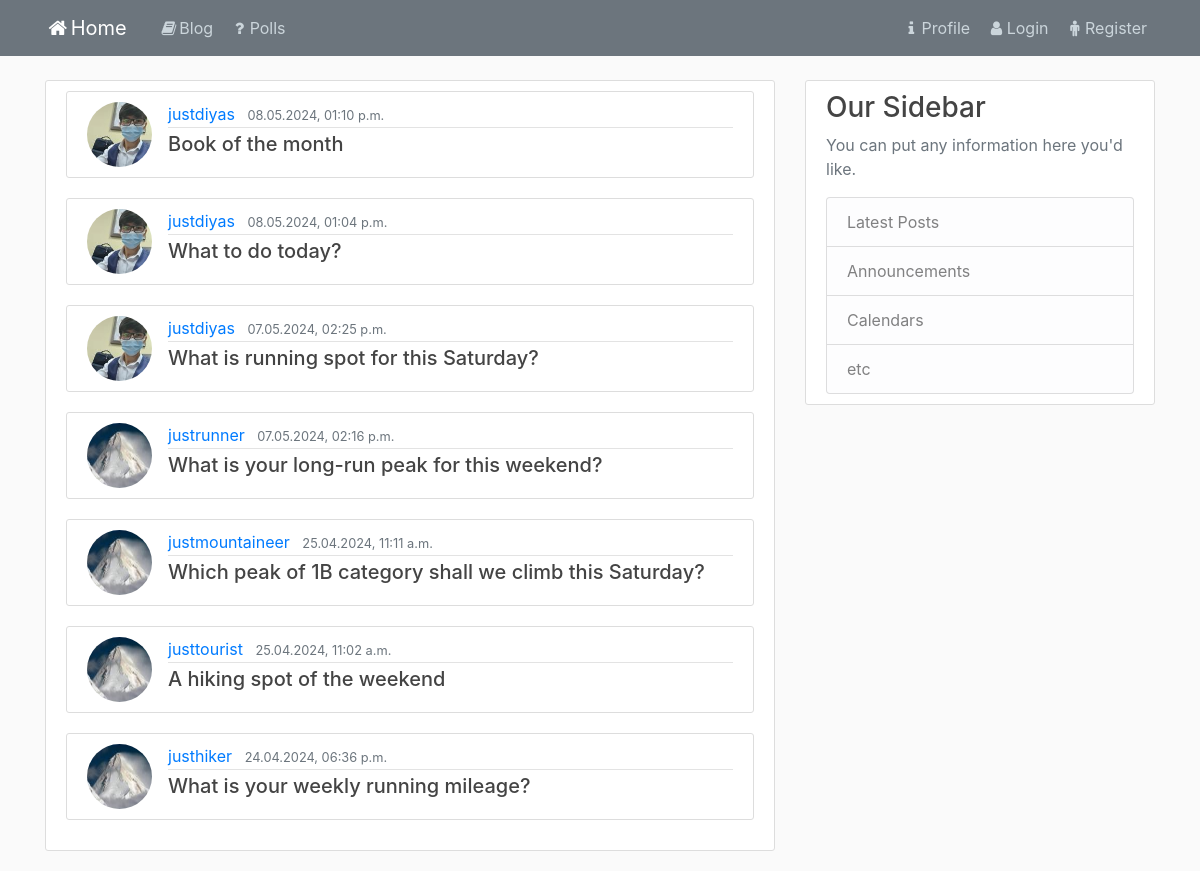
/polls/, run on an earlier commit of the app's database.
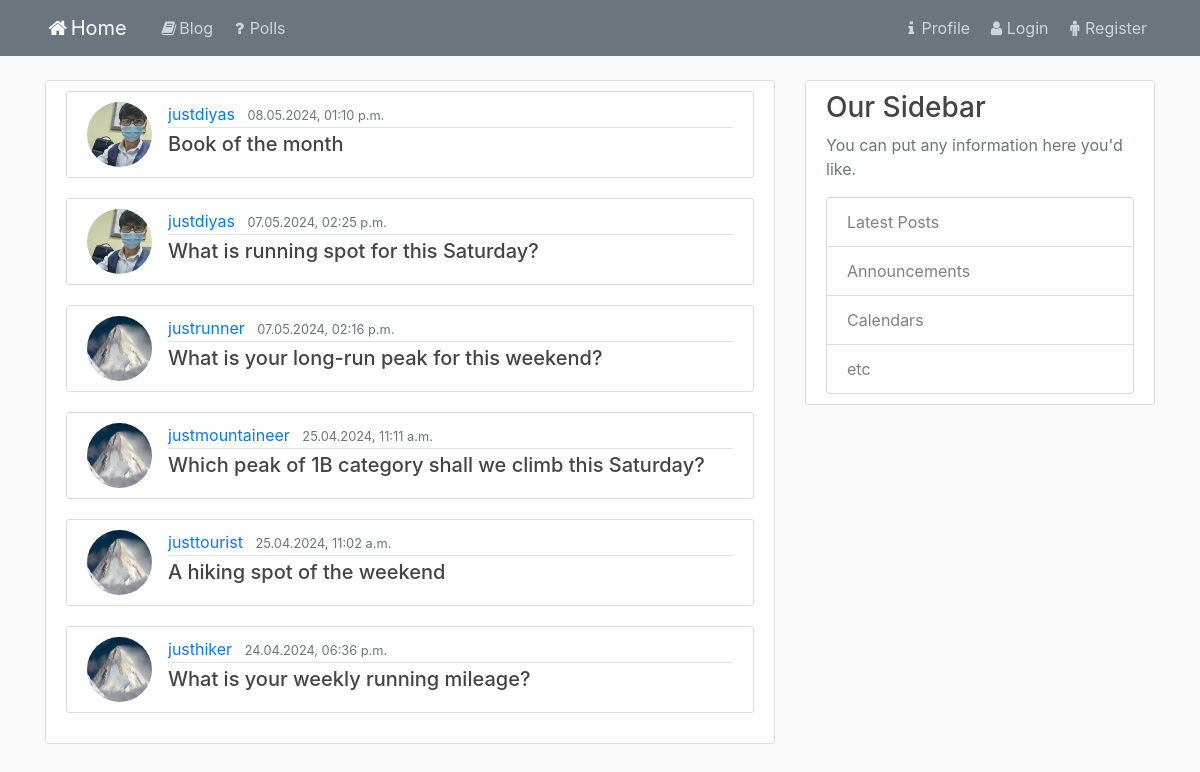
And on a later commit of the database.
### polls/models.py (models this page shows, shortened)
class Question(models.Model):
    question_text = models.CharField(max_length=255)
    publication_date = models.DateTimeField(default=timezone.now)
    author = models.ForeignKey(User, on_delete=models.CASCADE)

### user/models.py (models this page shows, shortened)
class Profile(models.Model):
    user = models.OneToOneField(User, on_delete=models.CASCADE)
    image = models.ImageField(default='default.jpg', upload_to='profile_pics')

### polls/views.py (the view)
# urls.py: path('', views.IndexListView.as_view(), name='polls-index'),
class IndexListView(generic.ListView):
    template_name = 'polls/polls_index.html'
    queryset = Question.objects.all()
    ordering = ['-publication_date']

### polls/templates/polls/polls_index.html (shortened to what this page needs)
{% extends 'blog/base_blog.html' %}
{% block content %}
    <div class="content-section">
    {% if question_list %}
        {% for question in question_list %}
            <article class="media content-section">
                <img class="rounded-circle article-img" src="{{ question.author.profile.image.url }}">
                <div class="media-body">
                    <div class="article-metadata">
                        <a class="mr-2" href="#">{{ question.author }}</a>
                        <small class="text-muted">{{ question.publication_date|date:'d.m.Y, h:i a' }}</small>
                    </div>
                    <h5><a class="article-title" href="{% url 'polls:polls-detail' question.id %}">{{ question.question_text }}</a></h5>
                </div>
            </article>
        {% endfor %}
    {% else %}
        <p>No polls are currently available.</p>
    {% endif %}
    </div>
{% endblock content %}

What changed in the data, as far as the page shows it:
removed Question: author.profile.image (picture), author "justdiyas", publication_date "08.05.2024, 01:04 p.m.", question_text "What to do today?"
